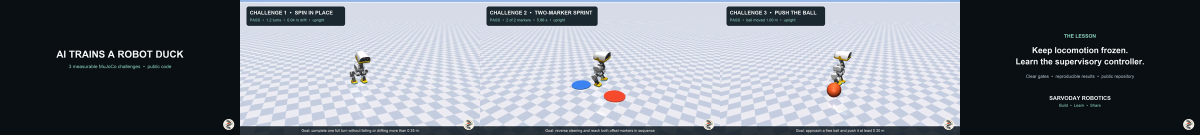
#> input picture stream/episode-001/contact-sheet.png, 2400 x 270 px, given in place of thumbnail-source.jpg, which was not available (shown at 1/2 size)
$ python build_thumbnail.py
#> lines starting #> are read from the running program, lines starting #| are printed output that depends on the picture; pictures that were not available may be replaced by others from this repository, and a replacement may not be noted
#!/usr/bin/env python3
from pathlib import Path
from PIL import Image, ImageDraw, ImageFont, ImageEnhance

HERE = Path(__file__).resolve().parent
source = Image.open(HERE / "thumbnail-source.jpg").convert("RGB")
#> source is the input picture: PIL image 2400x270 RGB; mean R, G, B 121.2, 126.6, 135.3
# Use only the authentic overview panel, then reframe it as the hero image.
source = source.crop((55, 200, 1880, 1268)).resize((2560, 1440), Image.Resampling.LANCZOS)
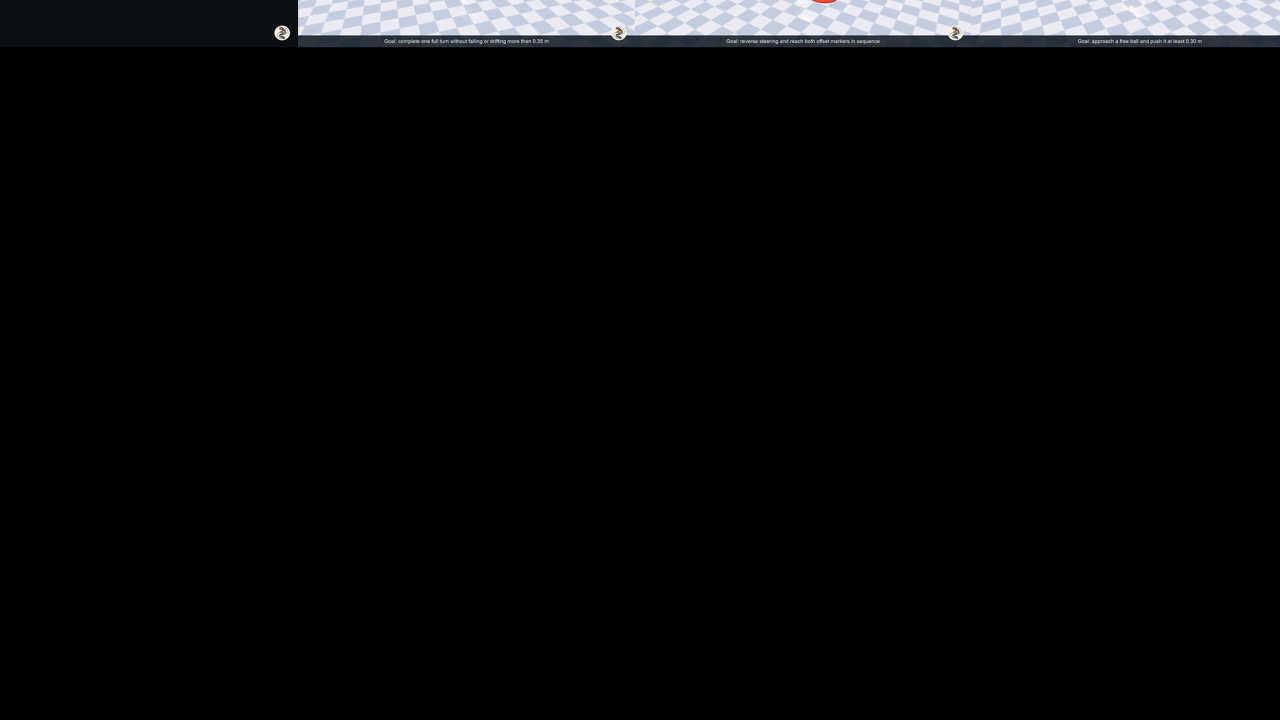
#> source: PIL image 2560x1440 RGB (shown at 1/2 size); mean R, G, B 9, 9.3, 9.9
source = ImageEnhance.Contrast(source).enhance(1.14)
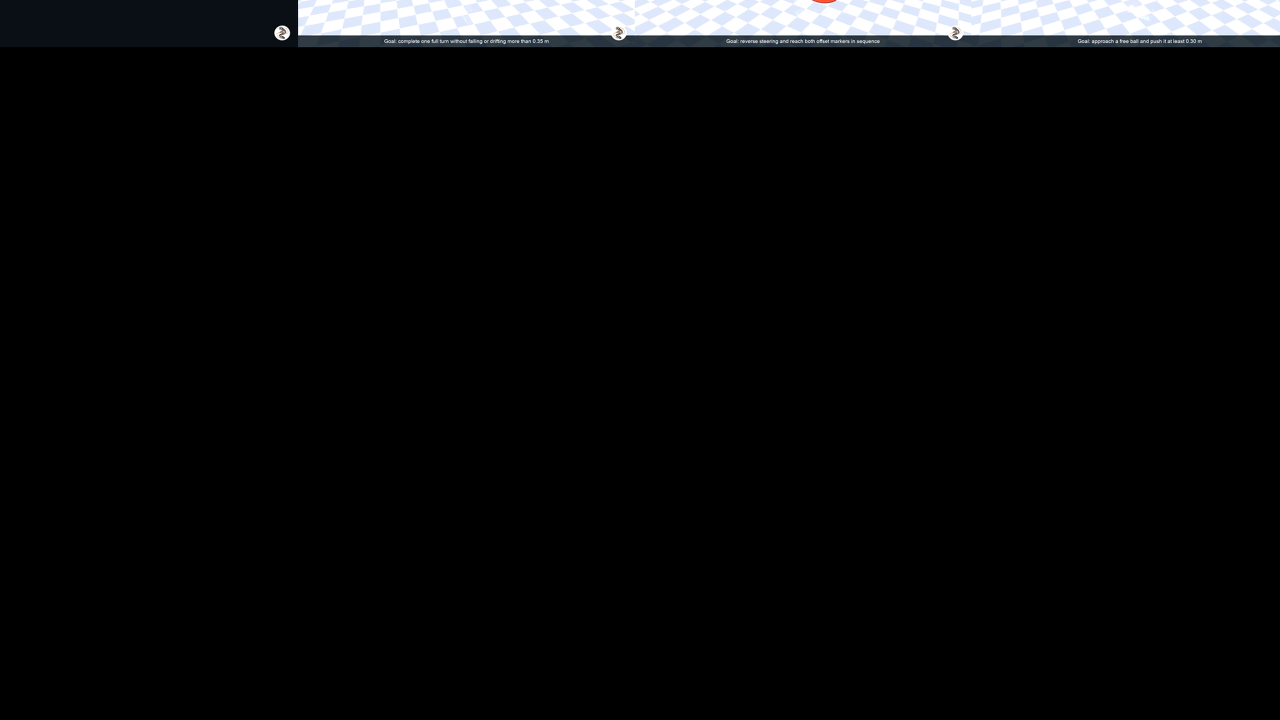
#> source: PIL image 2560x1440 RGB (shown at 1/2 size); mean R, G, B 9.9, 10.3, 10.8
overlay = Image.new("RGBA", source.size, (0, 0, 0, 0))
#> overlay: PIL image 2560x1440 RGBA; every value is 0
d = ImageDraw.Draw(overlay)
d.rounded_rectangle((75, 65, 2485, 350), radius=40, fill=(5, 13, 20, 220),
                    outline=(76, 210, 232, 255), width=6)
bold = "/System/Library/Fonts/Supplemental/Arial Bold.ttf"
d.text((145, 112), "CAN MICRODUCK PREDICT THE SAVE?",
       font=ImageFont.truetype(bold, 85), fill=(247, 250, 252, 255))
d.rounded_rectangle((1940, 1120, 2450, 1360), radius=36, fill=(10, 31, 38, 235),
                    outline=(96, 216, 164, 255), width=7)
d.text((2022, 1155), "15 / 15", font=ImageFont.truetype(bold, 78),
       fill=(96, 216, 164, 255))
d.text((2053, 1270), "UNSEEN", font=ImageFont.truetype(bold, 31),
       fill=(196, 208, 216, 255))
Image.alpha_composite(source.convert("RGBA"), overlay).convert("RGB").save(
    HERE / "thumbnail.jpg", quality=94, optimize=True)
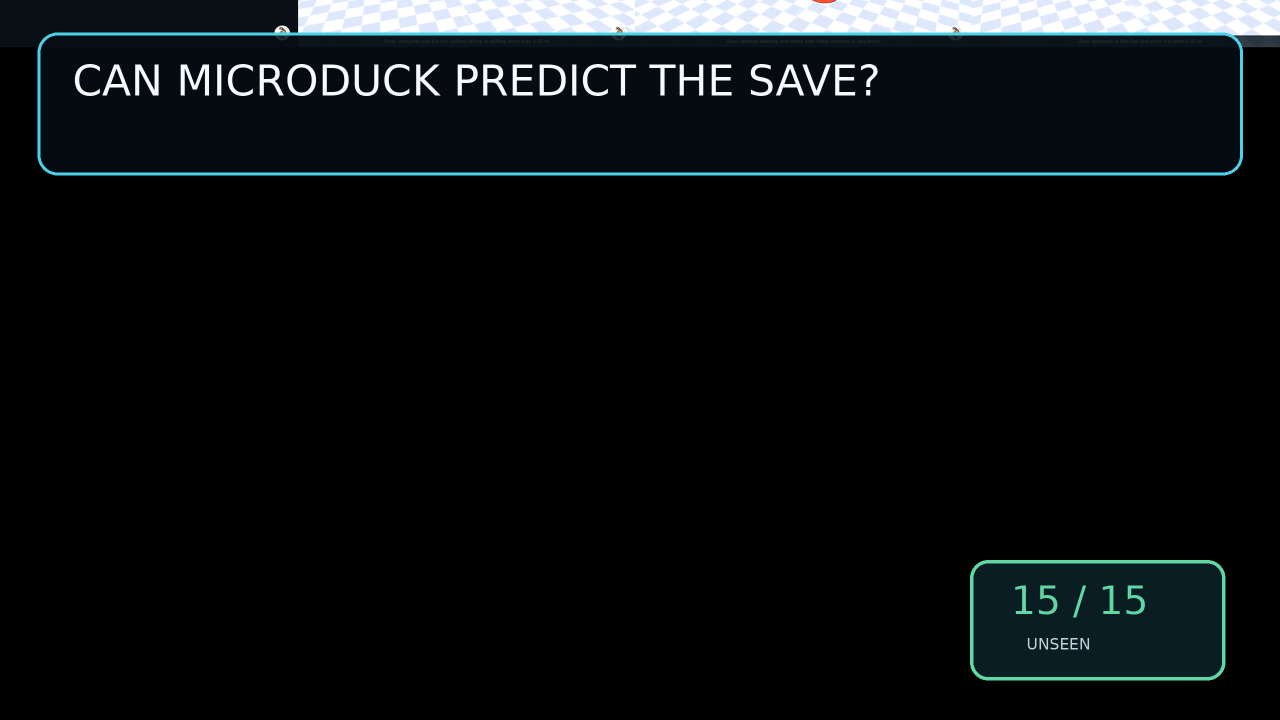
#> saved as thumbnail.jpg: PIL image 2560x1440 RGB (shown at 1/2 size); mean R, G, B 12.6, 16.2, 17.8
